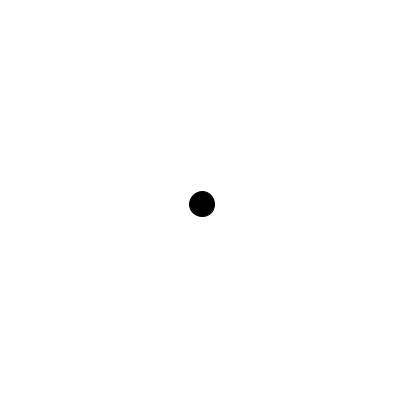
Frame 1 (no input)
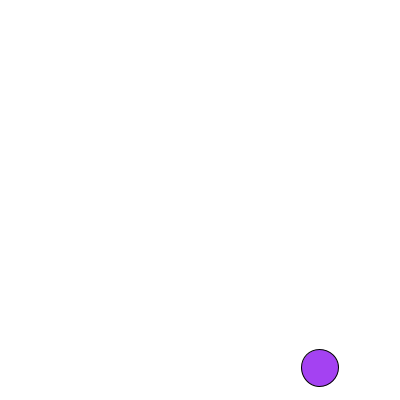
Frame 60 (the mouse pressed at the canvas centre just before this capture)
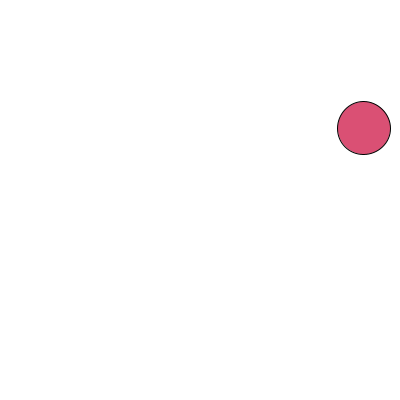
Frame 120 (the mouse held since frame 60 and released just before this capture)

The Processing sketch that drew these frames (run headless with seeded random() and noise(); from frame 60 on, the mouse is pressed at the canvas centre):

// Processing sketch: bouncing_ball
// ── bouncing_ball.pde
// declaring and initializing position for ball
float x = 200;
float y = 200;

// declaring and initializing speed for both directions
float xSpeed = 2;
float ySpeed = 4;

float red;
float green;
float blue;

float circleSize = 25;

void setup()
{
  size(400, 400);
}

void draw()
{
  background(255);

  // updating position
  x = x + xSpeed;
  y = y + ySpeed;

  // If ball hits left or right edge, bounce back
  if ((x > width) ||( x < 0))
  {
    xSpeed = xSpeed * -1; // reverse horizontal direction
    red = random(255);
    green = random(255);
    blue = random(255);
    circleSize = random(25, 75);
  }

  //If ball hits ceiling or floor bounce back
  if ((y > height) || ( y < 0))
  {
    ySpeed = ySpeed * -1; // reverse vertical direction
    red = random(255);
    green = random(255);
    blue = random(255);
    circleSize = random(25, 75);
  }


  // drawing the circle
  stroke(0);
  fill(red, green, blue);
  circle(x, y, circleSize);
}
